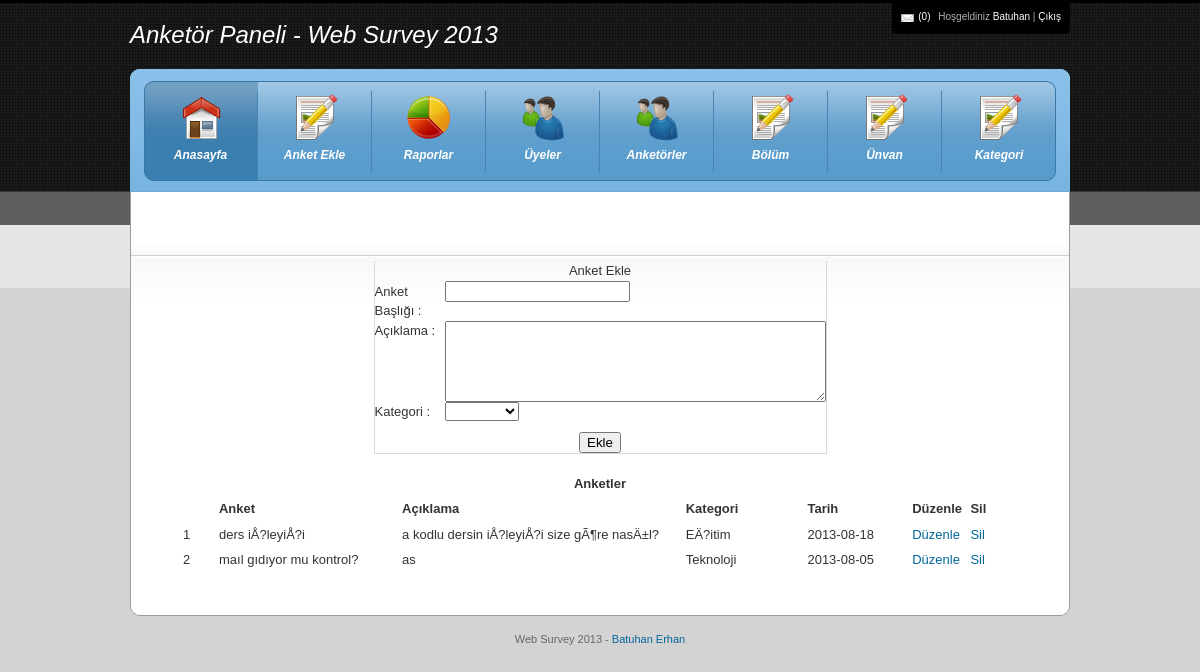
The app's page /aindex.php?s=anketekle (signed in) with its own data.
### tables this page shows
CREATE TABLE IF NOT EXISTS `anketor` (
  `id` int(11) NOT NULL AUTO_INCREMENT,
  `adi_soyadi` varchar(255) NOT NULL,
  `unvan_id` int(11) NOT NULL,
  `mail` varchar(255) NOT NULL,
  `sifre` varchar(255) NOT NULL,
  PRIMARY KEY (`id`)
);

CREATE TABLE IF NOT EXISTS `anket` (
  `id` int(11) NOT NULL AUTO_INCREMENT,
  `anket` varchar(255) NOT NULL,
  `aciklama` text NOT NULL,
  `kategori_id` int(11) NOT NULL,
  `tarih` date NOT NULL,
  `anketor_id` int(11) NOT NULL,
  PRIMARY KEY (`id`)
);

CREATE TABLE IF NOT EXISTS `kategori` (
  `id` int(11) NOT NULL AUTO_INCREMENT,
  `kategori` varchar(255) NOT NULL,
  PRIMARY KEY (`id`)
);

### anketekle.php (the view, shortened to what this page needs)
<?php
	$anketor_id=$y_al["id"];
?>
<center>
<p><br><br>
<form method="post" enctype="multipart/form-data" name="example" action="<?=$PHP_SELF;?>">
<table width="453" align="center"  cellpadding="3"
      cellspacing="0" class="liste" id="tablo"
      style="BORDER-RIGHT: #d1d9e1 1px solid; BORDER-TOP: medium none; BORDER-LEFT: #d1d9e1 1px solid; BORDER-BOTTOM: #d1d9e1 1px solid">
  <tr>
    <td height="16" colspan="2"><div align="center" class="baslik">
      <div align="center" class="tablobaslik">Anket Ekle</div>
    </div></td>
  </tr>
  <tr>
    <td width="125" height="30">Anket Başlığı   : </td>
    <td width="289"><input type="text" name="anket" value="<?=$anket_b["anket"];?>"></td>
  </tr>
   <tr>
    <td width="125" height="30">Açıklama   : </td>
    <td width="289">
      <textarea name="aciklama" cols="45" rows="5"><?=$anket_b["aciklama"];?></textarea></td>
  </tr>
      <tr>
        <td width="125" height="30">Kategori  : </td>
        <td width="289"><select name="kategori">
        <option value="<?=$kat["id"];?>"><?=$kat["kategori"];?></option>
  <?php
$s = mysql_query("select * from kategori");
while ($lis = mysql_fetch_array($s)) {
?>
          <option value="<?=$lis["id"];?>"><?=$lis["kategori"];?></option>
  <?
}
?>
  </select></td>
    </tr>
   <tr>
    <td colspan="2"><div align="center">
      <input type="submit" class="buton" <?= $_GET["id"] ? 'name="update" id="update" value="Guncelle"' : 'name="add" id="add" value="Ekle"'?> />
      </div></td>
  </tr>
</table></form>
</p>
<table width="834" height="102" border="1">
<tr>
  <th colspan="7" scope="col">Anketler</th>
  </tr>
  <tr class="s">
  <th width="34" scope="col"></th>
    <th width="173" scope="col">Anket</th>
    <th width="268" scope="col">Açıklama</th>
    <th width="115" scope="col">Kategori</th>
    <th width="99" scope="col">Tarih</th>
    <th width="55" scope="col">Düzenle</th>
    <th width="44" scope="col">Sil</th>
    </tr>
  <?php
  $i=0;
  $s = mysql_query("select * from anket where anketor_id='".$anketor_id."' order by id");
while ($lis = mysql_fetch_array($s)) {
	$list = mysql_fetch_assoc(mysql_query("select * from kategori where id=".$lis["kategori_id"].""));
	$i++;
  ?>
  <tr>
  	<td><?=$i;?></td>
    <td><?=$lis["anket"];?></td>
    <td><?=$lis["aciklama"];?></td>
    <td><?=$list["kategori"];?></td>
    <td><?=$lis["tarih"];?></td>
    <td><a href="aindex.php?s=anketekle&id=<?=$lis["id"];?>">Düzenle</a></td>
    <td><a href="aindex.php?s=anketekle&del=<?=$lis["id"];?>">Sil</a></td>
    </tr>
    <?php
  }
   ?>
</table>
<p><p></center>

### aindex.php (shortened to what this page needs)
<?php
	if($_SESSION["y_id"]){
	$y_al = mysql_fetch_assoc(mysql_query("SELECT * FROM anketor where id='$_SESSION[y_id]'"));
	$mesaj = mysql_fetch_assoc(mysql_query("SELECT COUNT(*) as say FROM mesaj where kime='$_SESSION[y_id]'"));
?>
<!DOCTYPE html PUBLIC "-//W3C//DTD XHTML 1.0 Transitional//EN" "http://www.w3.org/TR/xhtml1/DTD/xhtml1-transitional.dtd">
<html xmlns="http://www.w3.org/1999/xhtml">
<head>
<link rel="stylesheet" type="text/css" href="css/960.css" />
<link rel="stylesheet" type="text/css" href="css/reset.css" />
<link rel="stylesheet" type="text/css" href="css/text.css" />
<link rel="stylesheet" type="text/css" href="css/blue.css" />
<link type="text/css" href="css/smoothness/ui.css" rel="stylesheet" />
</head>
<body>
<div class="container_16" id="wrapper">
	<div class="grid_8" id="logo">Anketör Paneli - Web Survey 2013</div>
    <div class="grid_8">
      <div id="user_tools"><span><a href="aindex.php?s=amesaj&id=<?=$y_al["id"]?>" class="mail">(<?=$mesaj["say"];?>)</a> Hoşgeldiniz <a href="aindex.php?s=anketorduzenle&id=<?=$y_al["id"]?>"><?php echo $y_al["adi_soyadi"]; ?></a> |  <a href="aindex.php?s=cikis&y=1">Çıkış</a></span></div>
    </div>
<div class="grid_16" id="header">
<div id="menu">
	<ul class="group" id="menu_group_main">
		<li class="item first" id="one"><a href="aindex.php" class="main current"><span class="outer"><span class="inner dashboard">Anasayfa</span></span></a></li>
        <li class="item middle" id="two"><a href="aindex.php?s=anketekle" class="main"><span class="outer"><span class="inner content">Anket Ekle</span></span></a></li>
        <li class="item middle" id="three"><a href="aindex.php?s=arapor"><span class="outer"><span class="inner reports png">Raporlar</span></span></a></li>
        <li class="item middle" id="four"><a href="aindex.php?s=uyeler" class="main"><span class="outer"><span class="inner users">Üyeler</span></span></a></li>
		 <li class="item middle" id="four"><a href="aindex.php?s=anketor" class="main"><span class="outer"><span class="inner users">Anketörler</span></span></a></li>
		<li class="item middle" id="two"><a href="aindex.php?s=bolum" class="main"><span class="outer"><span class="inner content">Bölüm</span></span></a></li>
		<li class="item middle" id="two"><a href="aindex.php?s=unvan" class="main"><span class="outer"><span class="inner content">Ünvan</span></span></a></li>
		<li class="item last" id="two"><a href="aindex.php?s=kategori" class="main"><span class="outer"><span class="inner content">Kategori</span></span></a></li>
    </ul>
</div>
</div>
    <div class="grid_16" id="content">
    <div id="portlets">
    <?php
			if($_GET["s"]=="cikis"){
				include("cikis.php");
			}else if($_GET["s"]=="anketorduzenle"){
				include("anketorduzenle.php");
			}else if($_GET["s"]=="amesaj"){
				include("amesaj.php");
			}else if($_GET["s"]=="kategori"){
				include("kategori.php");
			}else if($_GET["s"]=="unvan"){
				include("unvan.php");
			}else if($_GET["s"]=="bolum"){
				include("bolum.php");
			}else if($_GET["s"]=="anketor"){
				include("anketor.php");
			}else if($_GET["s"]=="uyeler"){
				include("uyeler.php");
			}else if($_GET["s"]=="anketekle"){
				include("anketekle.php");
			}else if($_GET["s"]=="soruekle"){
				include("soruekle.php");
			}else if($_GET["s"]=="sikekle"){
				include("sikekle.php");
			}else if($_GET["s"]=="anketson"){
				include("anketson.php");
			}else if($_GET["s"]=="arapor"){
				include("arapor.php");
			}else if($_GET["s"]=="anketduzenle"){
				include("anketduzenle.php");
			}else if($_GET["s"]=="gonder"){
				include("gonder.php");
			}else if($_GET["s"]=="soruduzenle"){
				include("soruduzenle.php");
			}else{
				include("a.php");
			}
					?>
   </div>
  </div>
</div>
<div class="container_16" id="footer">
Web Survey 2013 - <a href="#">Batuhan Erhan</a></div>
</body>
</html>
<?php
	}
?>

### css/960.css (style rules this page uses)
.container_12,.container_16 { margin-left:auto;margin-right:auto;width:960px }
.grid_1,.grid_2,.grid_3,.grid_4,.grid_5,.grid_6,.grid_7,.grid_8,.grid_9,.grid_10,.grid_11,.grid_12,.grid_13,.grid_14,.grid_15,.grid_16 { display:inline;float:left;margin-left:10px;margin-right:10px }
.container_12 .grid_6,.container_16 .grid_8 { width:460px }
.container_12 .grid_12,.container_16 .grid_16 { width:940px }

### css/text.css (style rules this page uses)
body { font:13px/1.5 "Trebuchet MS", Arial, Helvetica, sans-serif }
ul { list-style:disc }
li { margin-left:0px }
p,dl,hr,h1,h2,h3,h4,h5,h6,ol,ul,pre,table,address,fieldset { margin-bottom:20px }

### css/blue.css (style rules this page uses)
body { background:url(../images/bg.gif) repeat-x left top #d4d3d3; font-family:"Trebuchet MS", Arial, Helvetica, sans-serif; font-size: 13px; color: #333; }
a, a:active, a:link, a:visited { text-decoration:none; color: #069; }
#logo { font-size:24px; font-style:italic; font-weight:normal; color:white; line-height:69px; }
#header { background:url(../images/bg_header_blue.gif) left top no-repeat; height:123px; }
#content { background:url(../images/bg_content.gif) left top repeat-x #FFFFFF; width:938px !important; border-left:1px solid #9c9c9c; border-right:1px solid #9c9c9c; padding: 10px 0px; }
#wrapper { padding-bottom:10px !important; background:url(../images/bg_content_bottom.gif) center bottom no-repeat; }
#footer { text-align:center; padding:15px 0px; color: #666; font-size:11px; }
#user_tools { background:url(../images/bg_usertools_right.gif) right top no-repeat; height:34px; padding-right:9px; float:right; }
#user_tools span { background:url(../images/bg_usertools_left.gif) left top no-repeat #000000; height:34px; padding-left:9px; line-height: 34px; font-size:10px; color: #b0b0b0; display:block; float:right; }
#user_tools a { color: #FFF; text-decoration:none; }
#user_tools a.mail { background: url(../images/icon_mail_small.gif) left 2px no-repeat; padding-left:17px; margin-right:5px; }
#menu { float: left; }
#menu ul.group { margin: 12px 0px 0px 14px; padding: 0px 0px 0px; list-style: none; float: left; z-index:4; }
#menu ul.group li { display: inline; float: left; position: static; z-index: 5; margin-left:0px !important; }
#menu ul.group li a { display: block; float: left; height: 100px; width: 114px; overflow:hidden; font-size: 12px; font-weight: bold; font-style: italic; color: white; text-decoration:none; text-align:center; z-index:6; }
#menu ul.group li a * { cursor: pointer; }
#menu ul.group li a span.outer { display: block; height: 90px; padding-top: 10px }
#menu ul.group li a span.inner { display: block; padding: 55px 10px 9px 10px; white-space: nowrap; background-repeat: no-repeat; background-position: 50% 3px; }
#menu ul.group li a { background:url('../images/navigation_background_blue.gif') repeat-x top left; }
#menu ul.group li.first a { background:url('../images/navigation_first_blue.gif') no-repeat top left; }
#menu ul.group li.last a { background:url('../images/navigation_last_blue.gif') no-repeat top right; }
#menu ul.group li.last a span.inner { border: none !important; }
#menu ul.group li a:hover, #menu ul.group li a.hover { background-position: bottom left; text-decoration: none; }
#menu ul.group li.last a:hover, #menu ul.group li.last a.hover { background-position: bottom right; }
#menu ul.group li a.current { background-position: bottom left; text-decoration: none; }
#menu ul.group li.first a.current { background-position: bottom left; }
#menu ul.group li a span.inner { border-right: 1px solid #4985b2; }
#menu .dashboard { background-image: url(../images/icon_dashboard.png); background-repeat: no-repeat; }
#menu .content { background-image: url(../images/icon_edit.png); background-repeat: no-repeat; }
#menu .reports { background-image: url(../images/icon_reports.png); background-repeat: no-repeat; }
#menu .users { background-image: url(../images/icon_users.png); background-repeat: no-repeat; }
#portlets { padding:0px 10px; }
input[type=text] { display:block !important; }
textarea { display:block; }

### anketekle.php (style rules this page uses)
.s { text-align: left; }

### records on screen
anketor: adi_soyadi "Batuhan"
anket: anket "ders iÅ?leyiÅ?i", aciklama "a kodlu dersin iÅ?leyiÅ?i size gÃ¶re nasÄ±l?", kategori.kategori "EÄ?itim", tarih "2013-08-18"
anket: anket "maıl gıdıyor mu kontrol?", aciklama "as", kategori.kategori "Teknoloji", tarih "2013-08-05"

### other values on screen
$mesaj["say"] "0"
